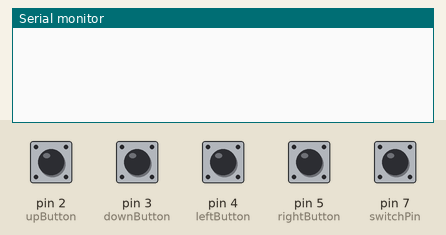
Simulated run of this sketch. Board: Arduino Leonardo, built with avr-gcc and run on an emulated ATmega32U4. Shown: the last lines printed to the serial monitor. The test bench sets the inputs (shaded band); at power-on: pin 2 (upButton), pin 3 (downButton), pin 4 (leftButton), pin 5 (rightButton), pin 7 (switchPin) HIGH. USB keyboard and mouse output is not drawn.

Above: at 1.2 s.
1.3 s: pin 2 (upButton) pulled LOW for 0.15 s
At 2.6 s:
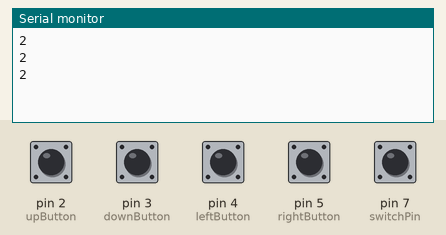
2.9 s: pin 7 (switchPin) pulled LOW for 0.15 s
At 4.0 s:
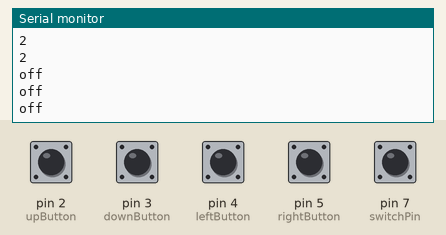
4.5 s: pin 3 (downButton) pulled LOW for 0.15 s
At 5.4 s:
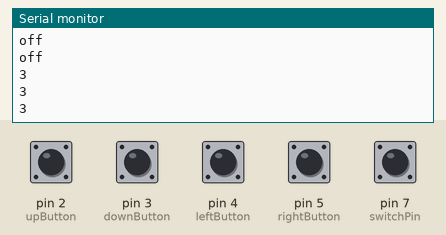
6.1 s: pin 4 (leftButton) pulled LOW for 0.15 s
At 6.9 s:
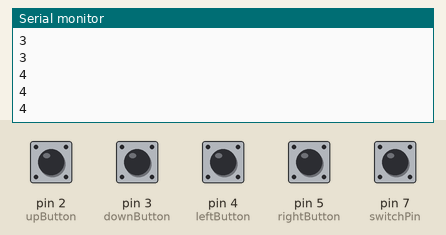
7.7 s: pin 5 (rightButton) pulled LOW for 0.15 s
At 8.4 s:
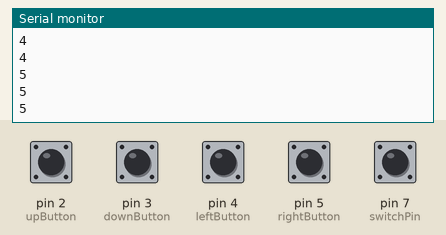
Timing chart, 0 to 10.3 s (numbered marks = the images above; inputs shaded):
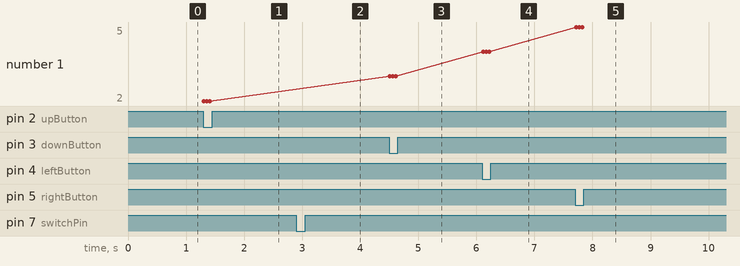

The sketch:

4ButtonSnakeFile.ino
```cpp
// Code for Snake Game
// 4 buttons that can control keyboard up/down/left/right
// One switch to turn the functionality on and off as necessary
// Input pullup means no need for 10k resistor
// Bottom button legs to 5V and GND, top right leg to pin
// Switch to GND and pin 7

#include "Keyboard.h"

// set pin numbers for the four buttons and one switch:
const int upButton = 2;
const int downButton = 3;
const int leftButton = 4;
const int rightButton = 5;
const int switchPin = 7;


void setup() {
  pinMode(upButton, INPUT_PULLUP);
  pinMode(downButton, INPUT_PULLUP);
  pinMode(leftButton, INPUT_PULLUP);
  pinMode(rightButton, INPUT_PULLUP);
  pinMode(switchPin, INPUT_PULLUP); // no need for an external resistor

  // initialize keyboard and serial control:
  Serial.begin(9600);
  Keyboard.begin();
}

void loop() {
// create a boolean state for the switch
  bool switchState = digitalRead(switchPin);

  // if the switch state is true, run the keyboard code. otherwise, don't!
  if (switchState == true) {
    //Serial.println("on");

    if (digitalRead(upButton) == LOW) {
    Serial.println(upButton);
    Keyboard.write(218);
    }
    if (digitalRead(downButton) == LOW) {
    Serial.println(downButton);
    Keyboard.write(217);
    }
    if (digitalRead(leftButton) == LOW) {
    Serial.println(leftButton);
    Keyboard.write(216);
    }
    if (digitalRead(rightButton) == LOW) {
    Serial.println(rightButton);
    Keyboard.write(215);
    }
  }
  else{
    Serial.println("off");
  }
  // add a little delay to help keep things under control
  delay(50);
}
```

Measured:
- after the input at 1.3 s, the serial monitor: prints a new line at once (image 1)
- after the input at 2.9 s, the serial monitor: prints a new line at once (image 2)
- after the input at 4.5 s, the serial monitor: prints a new line at once (image 3)
- after the input at 6.1 s, the serial monitor: prints a new line at once (image 4)
- after the input at 7.7 s, the serial monitor: prints a new line at once (image 5)
- plotted number 1: 2 → 3 after the input at 4.5 s, 3 → 4 after the input at 6.1 s, 4 → 5 after the input at 7.7 s
